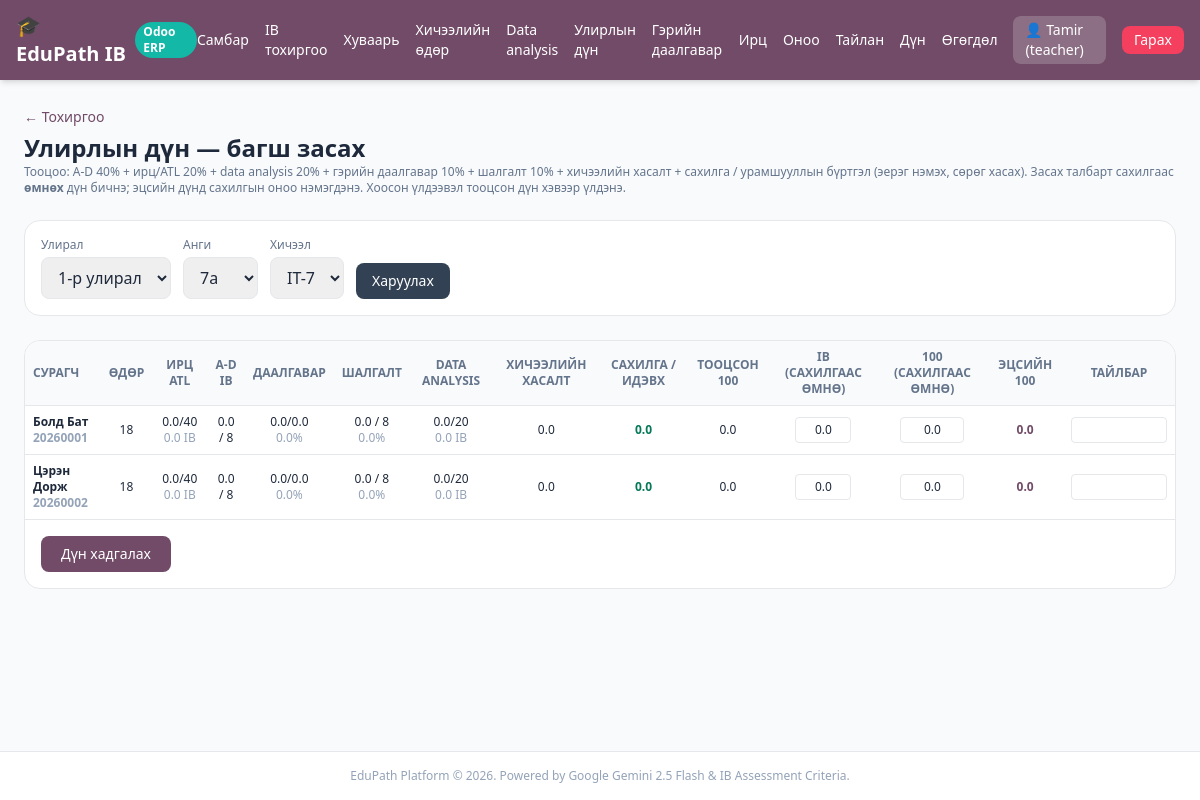
The app's page /teacher/term-grades (signed in) with its own data.
### tables this page shows
CREATE TABLE users (
        id INTEGER PRIMARY KEY AUTOINCREMENT,
        username TEXT UNIQUE,
        password TEXT,
        role TEXT,
        gemini_api_key TEXT
    , deepseek_api_key TEXT, grade TEXT, name TEXT, surname TEXT, student_code TEXT, email TEXT, gender TEXT, phone TEXT, instagram TEXT, photo_path TEXT);

### app.py (the view)
@app.get("/teacher/term-grades", response_class=HTMLResponse)
def teacher_term_grades_page(
    request: Request, term_id: Optional[int] = None, grade_id: Optional[int] = None,
    lesson_id: Optional[int] = None, user: dict = Depends(get_current_user),
    db: sqlite3.Connection = Depends(get_db),
):
    if not user or user["role"] != "teacher":
        return RedirectResponse("/login")
    terms, grades = _all_terms(db), _all_grades(db)
    selected_term = term_id or next((t["id"] for t in terms if t["is_active"]), terms[0]["id"] if terms else 0)
    selected_grade = grade_id or next((g["id"] for g in grades if g["is_active"]), grades[0]["id"] if grades else 0)
    lessons = [dict(r) for r in db.execute(
        """SELECT DISTINCT l.id, l.title FROM lessons l
           JOIN lesson_grades lg ON lg.lesson_id = l.id WHERE lg.grade_id = ? ORDER BY l.title""",
        (selected_grade,),
    ).fetchall()]
    selected_lesson = lesson_id or (lessons[0]["id"] if lessons else 0)
    grade_name = _grade_name(db, selected_grade)
    rows = []
    if selected_lesson and selected_term:
        for student in _students_for_grade_name(db, grade_name):
            item = dict(student)
            item.update(_term_grade_breakdown(db, selected_term, student["id"], selected_lesson, selected_grade))
            rows.append(item)
    return templates.TemplateResponse(
        request=request, name="teacher_term_grades.html",
        context={
            "user": user, "terms": terms, "grades": grades, "lessons": lessons,
            "selected_term": selected_term, "selected_grade": selected_grade,
            "selected_lesson": selected_lesson, "rows": rows, "weights": TERM_WEIGHTS,
        },
    )

### templates/teacher_term_grades.html (shortened to what this page needs)
{% extends "base.html" %}
{% block content %}
<div class="space-y-6">
  <div>
    <a href="/teacher/setup" class="text-sm text-[#714B67] hover:underline">&larr; Тохиргоо</a>
    <h1 class="text-2xl font-black mt-1">Улирлын дүн — багш засах</h1>
    <p class="text-xs text-slate-500">Тооцоо: A-D {{ (weights.criteria * 100) | int }}% + ирц/ATL {{ (weights.attendance * 100) | int }}% + data analysis {{ (weights.data_analysis * 100) | int }}% + гэрийн даалгавар {{ (weights.homework * 100) | int }}% + шалгалт {{ (weights.exams * 100) | int }}% + хичээлийн хасалт + сахилга / урамшууллын бүртгэл (эерэг нэмэх, сөрөг хасах). Засах талбарт сахилгаас <b>өмнөх</b> дүн бичнэ; эцсийн дүнд сахилгын оноо нэмэгдэнэ. Хоосон үлдээвэл тооцсон дүн хэвээр үлдэнэ.</p>
  </div>
  <form method="GET" action="/teacher/term-grades" class="bg-white p-4 rounded-2xl border flex gap-3 items-end">
    <div><label class="block text-xs text-slate-500 mb-1">Улирал</label><select name="term_id" class="px-3 py-2 border rounded-lg">{% for t in terms %}<option value="{{ t.id }}" {% if t.id == selected_term %}selected{% endif %}>{{ t.name }}</option>{% endfor %}</select></div>
    <div><label class="block text-xs text-slate-500 mb-1">Анги</label><select name="grade_id" class="px-3 py-2 border rounded-lg">{% for g in grades %}<option value="{{ g.id }}" {% if g.id == selected_grade %}selected{% endif %}>{{ g.name }}</option>{% endfor %}</select></div>
    <div><label class="block text-xs text-slate-500 mb-1">Хичээл</label><select name="lesson_id" class="px-3 py-2 border rounded-lg">{% for l in lessons %}<option value="{{ l.id }}" {% if l.id == selected_lesson %}selected{% endif %}>{{ l.title }}</option>{% endfor %}</select></div>
    <button class="bg-slate-700 text-white px-4 py-2 rounded-lg text-sm">Харуулах</button>
  </form>
  <form method="POST" action="/teacher/term-grades" class="bg-white rounded-2xl border overflow-hidden">
    <div class="overflow-x-auto">
      <table class="w-full text-xs">
        <thead class="bg-slate-50 text-slate-500 uppercase">
          <tr>
            <th class="p-2 text-left">Сурагч</th><th class="p-2">Өдөр</th>
            <th class="p-2">Ирц {{ 'ATL' }}</th><th class="p-2">A-D IB</th><th class="p-2">Даалгавар</th><th class="p-2">Шалгалт</th><th class="p-2">Data analysis</th><th class="p-2">Хичээлийн хасалт</th>
            <th class="p-2">Сахилга / идэвх</th><th class="p-2">Тооцсон 100</th><th class="p-2">IB (сахилгаас өмнө)</th><th class="p-2">100 (сахилгаас өмнө)</th><th class="p-2">Эцсийн 100</th><th class="p-2">Тайлбар</th>
          </tr>
        </thead>
        <tbody>
          {% for s in rows %}
          <tr class="border-t">
            <td class="p-2 font-semibold">{{ s.name }} {{ s.surname }}<div class="text-slate-400">{{ s.student_code or s.username }}</div></td>
            <td class="p-2 text-center">{{ s.sessions }}</td>
            <td class="p-2 text-center">{{ s.attendance_points }}/{{ s.attendance_max }}<div class="text-slate-400">{{ s.attendance_ib }} IB</div></td>
            <td class="p-2 text-center">{{ s.criteria_ib }} / 8</td>
            <td class="p-2 text-center">{{ s.homework_score }}/{{ s.homework_max }}<div class="text-slate-400">{{ s.homework_100 }}%</div></td>
            <td class="p-2 text-center">{{ s.exam_average }} / 8<div class="text-slate-400">{{ s.exam_100 }}%</div></td>
            <td class="p-2 text-center">{{ s.da_score }}/{{ s.da_max }}<div class="text-slate-400">{{ s.da_ib }} IB</div></td>
            <td class="p-2 text-center">{{ s.conduct_points }}</td>
            <td class="p-2 text-center font-semibold {% if s.discipline_points < 0 %}text-rose-700{% else %}text-emerald-700{% endif %}">{% if s.discipline_points > 0 %}+{% endif %}{{ s.discipline_points }}</td>
            <td class="p-2 text-center">{{ s.computed_100 }}</td>
            <td class="p-2 text-center"><input name="ib_{{ s.id }}" value="{{ s.override_base_ib }}" class="w-14 px-1 py-1 border rounded text-center"></td>
            <td class="p-2 text-center"><input name="final_{{ s.id }}" value="{{ s.override_base_100 }}" class="w-16 px-1 py-1 border rounded text-center {% if s.overridden %}bg-amber-50{% endif %}"></td>
            <td class="p-2 text-center font-black text-[#714B67]">{{ s.final_100 }}</td>
            <td class="p-2"><input name="note_{{ s.id }}" value="{{ s.override_note }}" class="w-24 px-1 py-1 border rounded"></td>
          </tr>
          {% endfor %}
        </tbody>
      </table>
    </div>
    <div class="p-4 border-t"><button class="bg-[#714B67] text-white px-5 py-2 rounded-lg text-sm">Дүн хадгалах</button></div>
  </form>
</div>
{% endblock %}

### templates/base.html (shortened to what this page needs)
<!DOCTYPE html>
<html lang="mn">
<head>
  <script src="https://cdn.tailwindcss.com"></script>
</head>
<body class="bg-slate-50 text-slate-800 min-h-screen flex flex-col">
  <nav class="bg-[#714B67] text-white shadow-md">
    <div class="max-w-7xl mx-auto px-4 py-3 flex justify-between items-center">
      <a href="/" class="flex items-center space-x-2 font-bold text-xl">
        <span>🎓 EduPath IB</span>
        <span class="text-xs bg-teal-500 text-white px-2 py-0.5 rounded-full">Odoo ERP</span>
      </a>
      <div class="flex items-center space-x-4 text-sm">
        {% if user %}
          {% if user.role == 'teacher' %}
            <a href="/teacher" class="hover:underline">Самбар</a>
            <a href="/teacher/setup" class="hover:underline">IB тохиргоо</a>
            <a href="/teacher/timetable" class="hover:underline">Хуваарь</a>
            <a href="/teacher/sessions" class="hover:underline">Хичээлийн өдөр</a>
            <a href="/teacher/data-analysis" class="hover:underline">Data analysis</a>
            <a href="/teacher/term-grades" class="hover:underline">Улирлын дүн</a>
            <a href="/teacher/homework" class="hover:underline">Гэрийн даалгавар</a>
            <a href="/teacher/attendance" class="hover:underline">Ирц</a>
            <a href="/teacher/scoring" class="hover:underline">Оноо</a>
            <a href="/teacher/reports" class="hover:underline">Тайлан</a>
            <a href="/scores" class="hover:underline">Дүн</a>
            <a href="/teacher/data-transfer" class="hover:underline">Өгөгдөл</a>
          {% else %}
            <a href="/student" class="hover:underline">Самбар</a>
            <a href="/student/data-analysis" class="hover:underline">Data analysis</a>
            <a href="/student/term-grades" class="hover:underline">Улирлын дүн</a>
            <a href="/student/report" class="hover:underline">Миний тайлан</a>
          {% endif %}
          <span class="bg-white/20 px-3 py-1 rounded-lg">👤 {{ user.name or user.username }} ({{ user.role }})</span>
          <a href="/logout" class="bg-rose-500 hover:bg-rose-600 px-3 py-1 rounded-lg transition">Гарах</a>
        {% endif %}
      </div>
    </div>
  </nav>
  <main class="flex-1 max-w-7xl w-full mx-auto p-6">
    {% block content %}{% endblock %}
  </main>
  <footer class="text-center py-4 text-xs text-slate-400 border-t bg-white">
    EduPath Platform &copy; 2026. Powered by Google Gemini 2.5 Flash & IB Assessment Criteria.
  </footer>
</body>
</html>

### records on screen
users: username "Tamir", role "teacher"
users: name "Болд", surname "Бат", student_code "20260001", sessions "18", attendance_points "0.0", attendance_max "40", attendance_ib "0.0", criteria_ib "0.0", homework_score "0.0", homework_max "0.0", homework_100 "0.0", exam_average "0.0", exam_100 "0.0", da_score "0.0", da_max "20", da_ib "0.0", conduct_points "0.0", discipline_points "0.0", computed_100 "0.0", override_base_ib "0.0", override_base_100 "0.0", final_100 "0.0"
users: name "Цэрэн", surname "Дорж", student_code "20260002", sessions "18", attendance_points "0.0", attendance_max "40", attendance_ib "0.0", criteria_ib "0.0", homework_score "0.0", homework_max "0.0", homework_100 "0.0", exam_average "0.0", exam_100 "0.0", da_score "0.0", da_max "20", da_ib "0.0", conduct_points "0.0", discipline_points "0.0", computed_100 "0.0", override_base_ib "0.0", override_base_100 "0.0", final_100 "0.0"

### other values on screen
{{ (weights.criteria * 100) | int }} "40"
{{ (weights.attendance * 100) | int }} "20"
{{ (weights.data_analysis * 100) | int }} "20"
{{ (weights.homework * 100) | int }} "10"
{{ (weights.exams * 100) | int }} "10"
{{ 'ATL' }} "ATL"
form field term_id "1-р улирал"
form field grade_id "7a"
form field lesson_id "IT-7"
